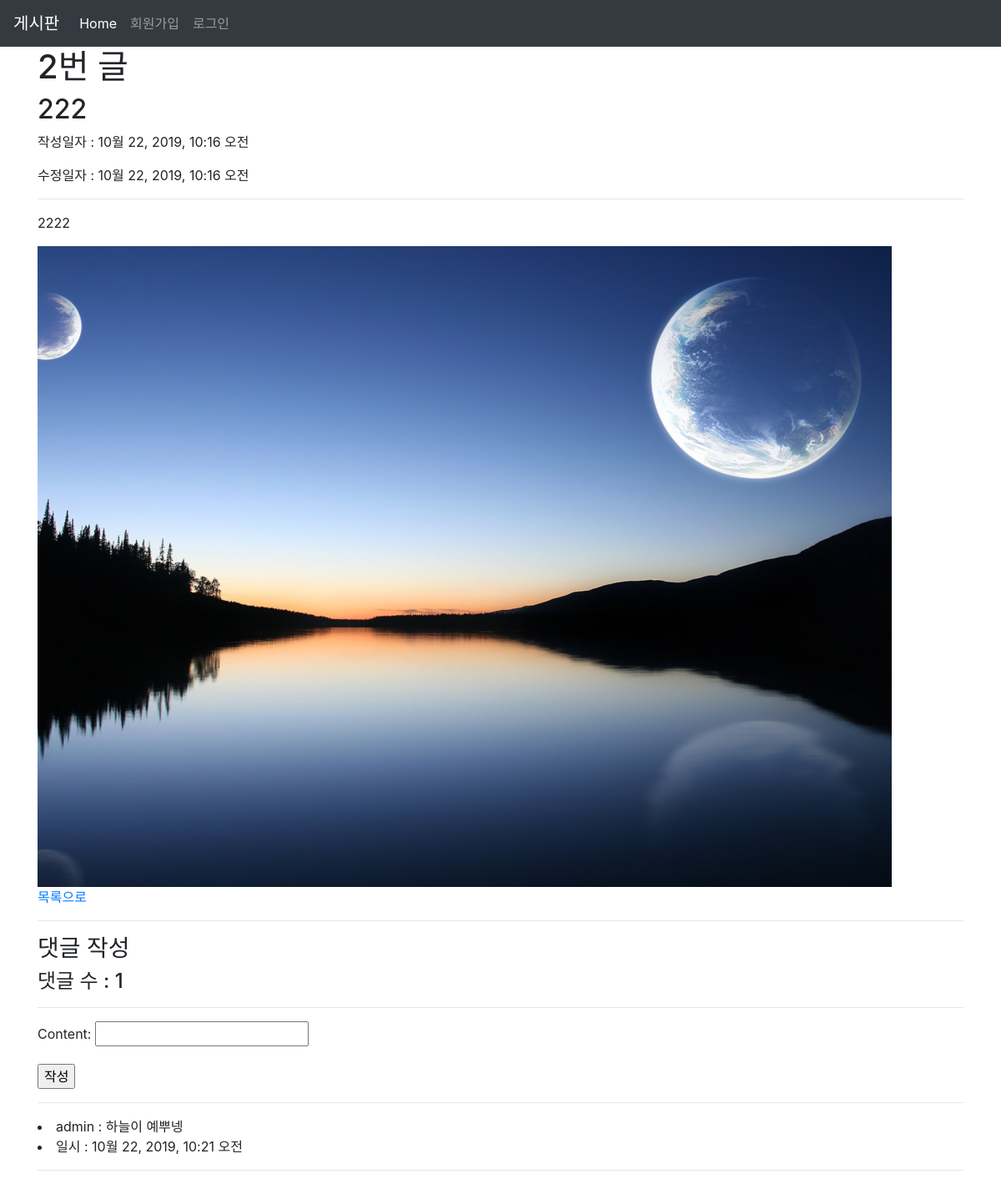
Page /articles/2/ on the committed database.
### articles/models.py (models this page shows, shortened)
class Article(models.Model):
   title = models.CharField(max_length=10)
   content = models.TextField()
   image = models.ImageField(blank=True)
   image_thumbnail = ProcessedImageField(
       blank=True,
       processors=[ResizeToFill(300, 300)],
       format='JPEG',
       options={'quality': 80}
   )
   created_at = models.DateTimeField(auto_now_add=True)
   updated_at = models.DateTimeField(auto_now=True)
   user = models.ForeignKey(settings.AUTH_USER_MODEL, on_delete=models.CASCADE)

class Comment(models.Model):
   content = models.CharField(max_length=140)
   created_at = models.DateTimeField(auto_now_add=True)
   article = models.ForeignKey(Article, on_delete=models.CASCADE)
   user = models.ForeignKey(settings.AUTH_USER_MODEL, on_delete=models.CASCADE)

### accounts/models.py (models this page shows)
class User(AbstractUser):
    pass

### articles/views.py (the view)
# urls.py: path('<int:article_pk>/', views.detail, name='detail'),
def detail(request, article_pk):
    article = get_object_or_404(Article, pk=article_pk)
    comments = article.comment_set.all()
    comment_form = CommentForm()
    context = {
        'article': article,
        'comments': comments,
        'comment_form' : comment_form,
    }
    return render(request, 'articles/detail.html', context)

### articles/forms.py
class CommentForm(forms.ModelForm):
    class Meta:
        model = Comment
        fields = '__all__'
        exclude = ('article', 'user', )

### articles/templates/articles/detail.html (shortened to what this page needs)
{% extends 'articles/base.html' %}
{% load bootstrap4 %}
{% block body %}
<h1>{{ article.id }}번 글</h1>
<h2>{{ article.title }}</h2>
<p>작성일자 : {{ article.created_at }}</p>
<p>수정일자 : {{ article.updated_at }}</p>
<hr>
<p>{{ article.content }}</p>
{% if article.image %}
    <div><img src="{{ article.image.url }}" alt=""></div>
{% endif %}
<a href="{% url 'articles:index' %}">목록으로</a>
<hr>
<h3>댓글 작성 </h3>
<h4>댓글 수 : {{ comments.count }}</h4>
<hr>
{% if article.user %}
    <form action="{% url 'articles:comment_create' article.pk %}" method="POST">
        {{ comment_form.as_p }}
        <input type="submit" value="작성">
    </form>
{% endif %}
{% for comment in article.comment_set.all %}
    <hr>
    <li>{{comment.user.username }} : {{ comment.content }}</li>
    <li>일시 : {{ comment.created_at }}</li>
    <hr>
{% empty %}
    <p>댓글이 없습니다.</p>
{% endfor %}
{% endblock %}

### rows in the picture
Article: id "2", title "222", created_at "10월 22, 2019, 10:16 오전", updated_at "10월 22, 2019, 10:16 오전", content "2222", image (picture), count "1"
Comment: user.username "admin", content "하늘이 예뿌넹", created_at "10월 22, 2019, 10:21 오전"
